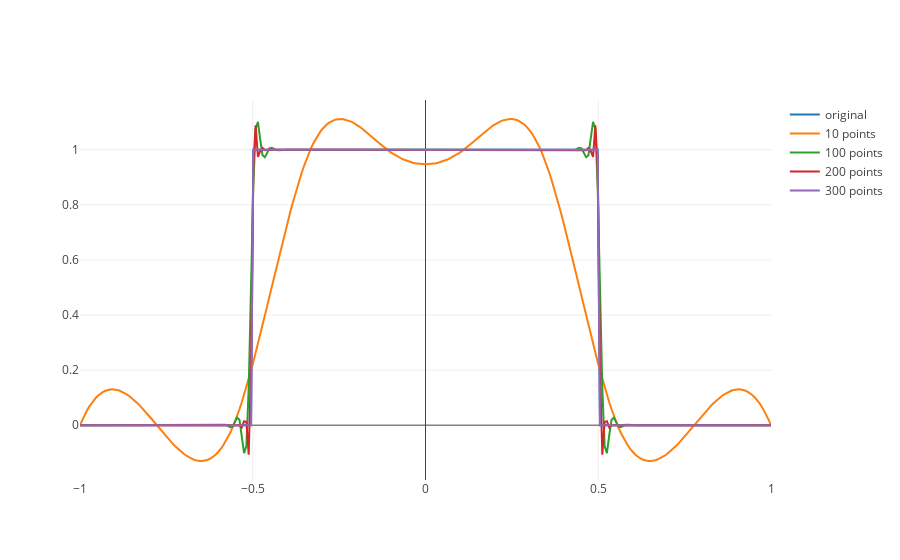

The notebook cell saved with this chart:
### Code cell
x = np.linspace(-1, 1, 300, endpoint=True)
# ступенька
f = lambda x: 1 if (x >= -0.5 and x<= 0.5) else 0.0 # нормировка на единицу
f = np.vectorize(f)

traces = [
    go.Scatter(x = x, y = f(x), name = "original"),
    go.Scatter(x = x, y = interpolate(f, -1, 1, 10)(x), name="10 points"),
    go.Scatter(x = x, y = interpolate(f, -1, 1, 100)(x), name="100 points"),
    go.Scatter(x = x, y = interpolate(f, -1, 1, 200)(x), name="200 points"),
    go.Scatter(x = x, y = interpolate(f, -1, 1, 300)(x), name="300 points"),
]

iplot(traces)

### Figure 1 — Plotly figure (JSON) as saved in the notebook; plotly's stock layout.template omitted (floating-point values rounded to 4 significant figures; data arrays with more than 128 entries replaced by an {"elided": "..."} marker saying what was removed)
{"data": [{"name": "original", "type": "scatter", "uid": "a4f4ba56-fa00-4f4e-90e7-25e12fd692bc", "x": {"elided": "300 float values"}, "y": {"elided": "300 int values"}}, {"name": "10 points", "type": "scatter", "uid": "2eec82cd-3886-4eda-ada2-559552f5c04f", "x": {"elided": "300 float values"}, "y": {"elided": "300 float values"}}, {"name": "100 points", "type": "scatter", "uid": "7c76672a-16d0-4cde-b922-09d1796ac1b8", "x": {"elided": "300 float values"}, "y": {"elided": "300 float values"}}, {"name": "200 points", "type": "scatter", "uid": "3510ac5b-ba35-436b-9e7a-1ae2c3c5e4cf", "x": {"elided": "300 float values"}, "y": {"elided": "300 float values"}}, {"name": "300 points", "type": "scatter", "uid": "d2b3d57a-5f96-42c0-bc08-051543dcdce9", "x": {"elided": "300 float values"}, "y": {"elided": "300 float values"}}], "layout": {}}
